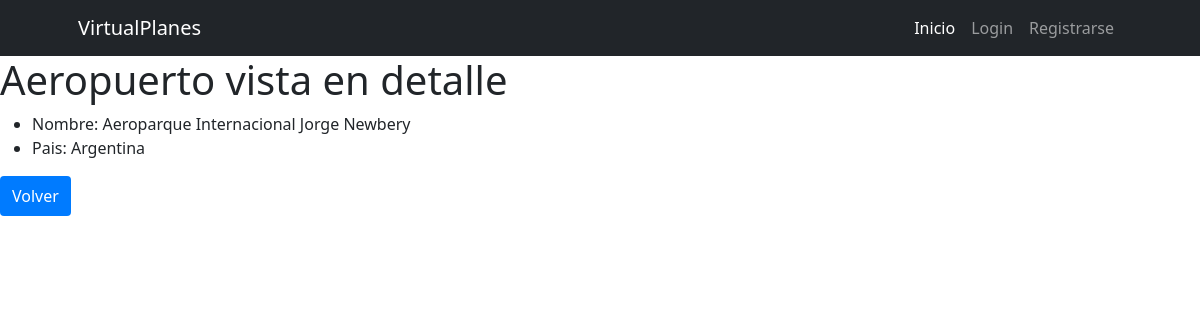
The app's page /avion/avion/aeropuerto_detail/2 with its own data.
### avion/models.py (models this page shows, shortened)
class Aeropuerto(models.Model):
    nombre=models.CharField(max_length=40)
    pais_origen=models.CharField(max_length=40)

### avion/views.py (the view)
# urls.py: path("avion/aeropuerto_detail/<int:pk>",aeropuerto_detail,name="aeropuerto_detail"),
def aeropuerto_detail(request,pk:int):
    consulta=Aeropuerto.objects.get(id=pk)
    contexto={"aeropuerto":consulta}
    return render(request,"avion/aeropuerto_detail.html",contexto)

### avion/templates/avion/aeropuerto_detail.html (shortened to what this page needs)
{% extends "core/base.html" %}
{%  block body_title %}
    Aeropuerto vista en detalle
{% endblock body_title %}
{%  block content %}
    <ul>
        <li>Nombre: {{aeropuerto.nombre}}</li>
        <li>Pais: {{aeropuerto.pais_origen}}</li>
    </ul>
    <div>
        <a href="{% url "avion:aeropuertos_list"%}" style="display: inline-block; padding: 8px 12px; color: white; background: #007BFF; border-radius: 4px; text-decoration: none; ">Volver</a>
    </div>
    {% endblock content %}

### records on screen
Aeropuerto: nombre "Aeroparque Internacional Jorge Newbery", pais_origen "Argentina"
